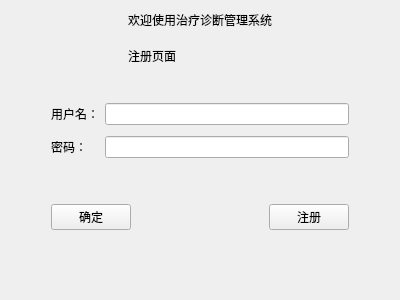
<?xml version="1.0" encoding="UTF-8"?>
<ui version="4.0">
 <class>Form</class>
 <widget class="QWidget" name="Form">
  <property name="geometry">
   <rect>
    <x>0</x>
    <y>0</y>
    <width>400</width>
    <height>300</height>
   </rect>
  </property>
  <property name="windowTitle">
   <string>Form</string>
  </property>
  <layout class="QVBoxLayout" name="verticalLayout_3">
   <item>
    <layout class="QHBoxLayout" name="horizontalLayout_2">
     <item>
      <spacer name="horizontalSpacer_3">
       <property name="orientation">
        <enum>Qt::Orientation::Horizontal</enum>
       </property>
       <property name="sizeHint" stdset="0">
        <size>
         <width>40</width>
         <height>20</height>
        </size>
       </property>
      </spacer>
     </item>
     <item>
      <layout class="QVBoxLayout" name="verticalLayout_2">
       <item>
        <widget class="QLabel" name="labelWelcome">
         <property name="text">
          <string>欢迎使用治疗诊断管理系统</string>
         </property>
        </widget>
       </item>
       <item>
        <spacer name="verticalSpacer_6">
         <property name="orientation">
          <enum>Qt::Orientation::Vertical</enum>
         </property>
         <property name="sizeType">
          <enum>QSizePolicy::Policy::Preferred</enum>
         </property>
         <property name="sizeHint" stdset="0">
          <size>
           <width>20</width>
           <height>20</height>
          </size>
         </property>
        </spacer>
       </item>
       <item>
        <widget class="QLabel" name="label">
         <property name="layoutDirection">
          <enum>Qt::LayoutDirection::RightToLeft</enum>
         </property>
         <property name="text">
          <string>注册页面</string>
         </property>
        </widget>
       </item>
       <item>
        <spacer name="verticalSpacer_7">
         <property name="orientation">
          <enum>Qt::Orientation::Vertical</enum>
         </property>
         <property name="sizeType">
          <enum>QSizePolicy::Policy::Preferred</enum>
         </property>
         <property name="sizeHint" stdset="0">
          <size>
           <width>20</width>
           <height>20</height>
          </size>
         </property>
        </spacer>
       </item>
       <item>
        <widget class="QLabel" name="label_4">
         <property name="text">
          <string/>
         </property>
        </widget>
       </item>
      </layout>
     </item>
     <item>
      <spacer name="horizontalSpacer_4">
       <property name="orientation">
        <enum>Qt::Orientation::Horizontal</enum>
       </property>
       <property name="sizeHint" stdset="0">
        <size>
         <width>40</width>
         <height>20</height>
        </size>
       </property>
      </spacer>
     </item>
    </layout>
   </item>
   <item>
    <layout class="QHBoxLayout" name="horizontalLayout_3">
     <item>
      <spacer name="horizontalSpacer">
       <property name="orientation">
        <enum>Qt::Orientation::Horizontal</enum>
       </property>
       <property name="sizeType">
        <enum>QSizePolicy::Policy::Fixed</enum>
       </property>
       <property name="sizeHint" stdset="0">
        <size>
         <width>40</width>
         <height>20</height>
        </size>
       </property>
      </spacer>
     </item>
     <item>
      <layout class="QVBoxLayout" name="verticalLayout">
       <item>
        <layout class="QGridLayout" name="gridLayout">
         <item row="3" column="1">
          <widget class="QLineEdit" name="lineEditPwd">
           <property name="text">
            <string/>
           </property>
           <property name="echoMode">
            <enum>QLineEdit::EchoMode::Password</enum>
           </property>
          </widget>
         </item>
         <item row="0" column="0">
          <widget class="QLabel" name="label_2">
           <property name="text">
            <string>用户名：</string>
           </property>
          </widget>
         </item>
         <item row="2" column="0">
          <spacer name="verticalSpacer">
           <property name="orientation">
            <enum>Qt::Orientation::Vertical</enum>
           </property>
           <property name="sizeType">
            <enum>QSizePolicy::Policy::Preferred</enum>
           </property>
           <property name="sizeHint" stdset="0">
            <size>
             <width>20</width>
             <height>20</height>
            </size>
           </property>
          </spacer>
         </item>
         <item row="3" column="0">
          <widget class="QLabel" name="label_3">
           <property name="text">
            <string>密码：</string>
           </property>
          </widget>
         </item>
         <item row="0" column="1">
          <widget class="QLineEdit" name="lineEditUserName"/>
         </item>
        </layout>
       </item>
       <item>
        <spacer name="verticalSpacer_2">
         <property name="orientation">
          <enum>Qt::Orientation::Vertical</enum>
         </property>
         <property name="sizeType">
          <enum>QSizePolicy::Policy::Fixed</enum>
         </property>
         <property name="sizeHint" stdset="0">
          <size>
           <width>20</width>
           <height>40</height>
          </size>
         </property>
        </spacer>
       </item>
       <item>
        <layout class="QHBoxLayout" name="horizontalLayout">
         <item>
          <widget class="QPushButton" name="btnRegister">
           <property name="text">
            <string>确定</string>
           </property>
          </widget>
         </item>
         <item>
          <spacer name="horizontalSpacer_5">
           <property name="orientation">
            <enum>Qt::Orientation::Horizontal</enum>
           </property>
           <property name="sizeHint" stdset="0">
            <size>
             <width>40</width>
             <height>20</height>
            </size>
           </property>
          </spacer>
         </item>
         <item>
          <widget class="QPushButton" name="btnLogin">
           <property name="text">
            <string>注册</string>
           </property>
          </widget>
         </item>
        </layout>
       </item>
      </layout>
     </item>
     <item>
      <spacer name="horizontalSpacer_2">
       <property name="orientation">
        <enum>Qt::Orientation::Horizontal</enum>
       </property>
       <property name="sizeType">
        <enum>QSizePolicy::Policy::Fixed</enum>
       </property>
       <property name="sizeHint" stdset="0">
        <size>
         <width>40</width>
         <height>20</height>
        </size>
       </property>
      </spacer>
     </item>
    </layout>
   </item>
   <item>
    <spacer name="verticalSpacer_3">
     <property name="orientation">
      <enum>Qt::Orientation::Vertical</enum>
     </property>
     <property name="sizeHint" stdset="0">
      <size>
       <width>20</width>
       <height>35</height>
      </size>
     </property>
    </spacer>
   </item>
   <item>
    <spacer name="verticalSpacer_4">
     <property name="orientation">
      <enum>Qt::Orientation::Vertical</enum>
     </property>
     <property name="sizeHint" stdset="0">
      <size>
       <width>20</width>
       <height>36</height>
      </size>
     </property>
    </spacer>
   </item>
   <item>
    <spacer name="verticalSpacer_5">
     <property name="orientation">
      <enum>Qt::Orientation::Vertical</enum>
     </property>
     <property name="sizeHint" stdset="0">
      <size>
       <width>20</width>
       <height>35</height>
      </size>
     </property>
    </spacer>
   </item>
  </layout>
 </widget>
 <resources/>
 <connections/>
</ui>
